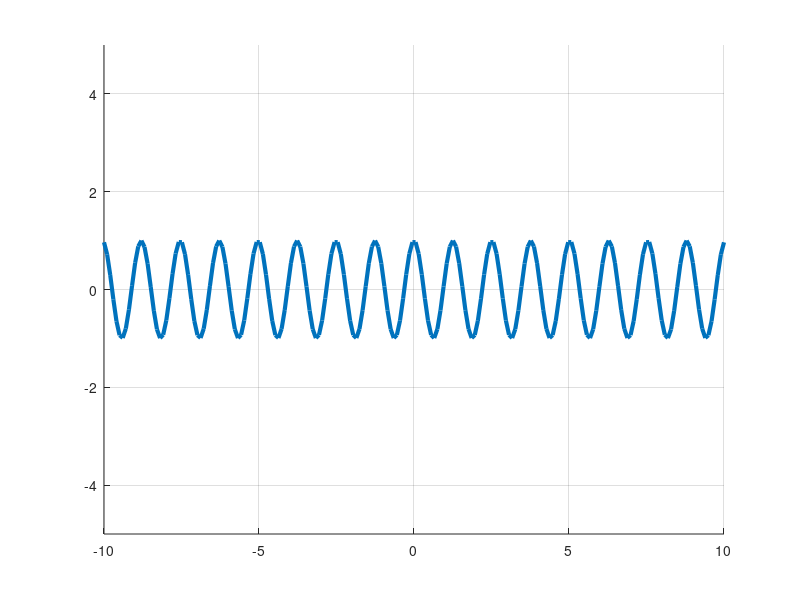

The MATLAB script that drew this image:
%unit step, unit impulse, sin, cos waves
t = linspace (-10, 10, 200)';
ustep = zeros (size (t));
us(t>=0) = 1;
impulse(t==0)= 0;
ramp = t.*(t>=0); % ramp function
quad = t.^2.*ustep %quadratic function
sine = sin (2*t);
cosine = cos (5*t);
%exponentials (4 cases)
u = 5*exp(.5.*t);
hold on;
v = -5*exp(.5.*t);
hold on; 
w = 5*exp(-.5.*t);
hold on;
x = -5*exp(-.5.*t);
hold on;
axis([-10 10 -5 5]);
hold on;

n = input('Enter a number')
switch n
    case 0
        plot (t,us, 'linewidth', 3); grid on;
    case 1
        t = (-1:0.01:1)';
        impulse = t==0;
        plot(t,[impulse])
        axis([-1 1 0 1]);
        plot (t,impulse, 'linewidth', 3); grid on;
    case 2
        plot (t,ramp, 'linewidth', 3); grid on;
    case 3
        plot (t,quad, 'linewidth', 3); grid on;
    case 4
        plot (t,sine, 'linewidth', 3); grid on;
    case 5
        plot (t,cosine, 'linewidth', 3); grid on;
    case 6
        u = 5*exp(.5.*t);
        plot (t, u)
        hold on;
        v = -5*exp(.5.*t);
        plot (t, v)
        hold on; 
        w = 5*exp(-.5.*t);
        plot (t, w)
        hold on;
        x = -5*exp(-.5.*t);
        plot (t, x)
        hold on;
        axis([-10 10 -5 5]);
end

